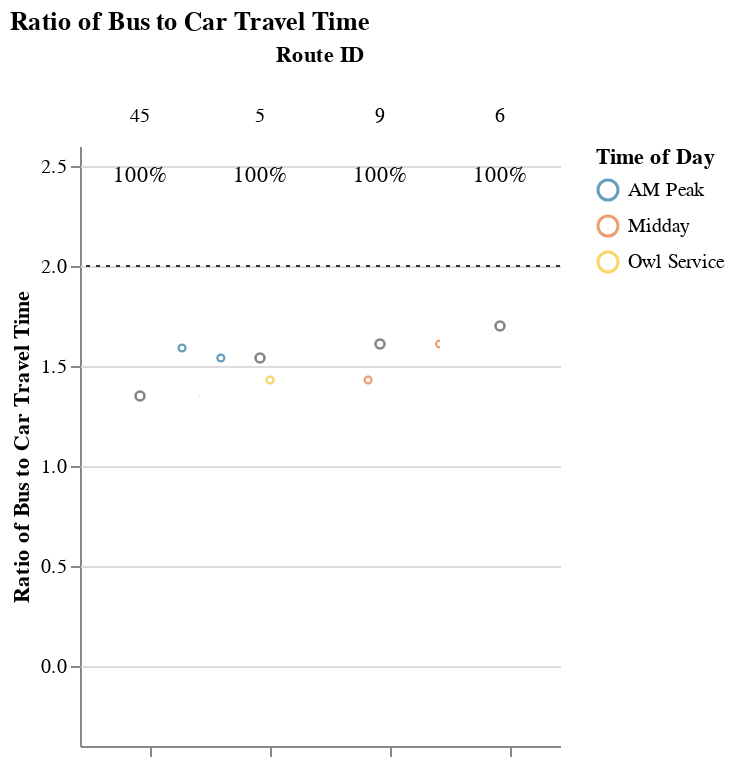
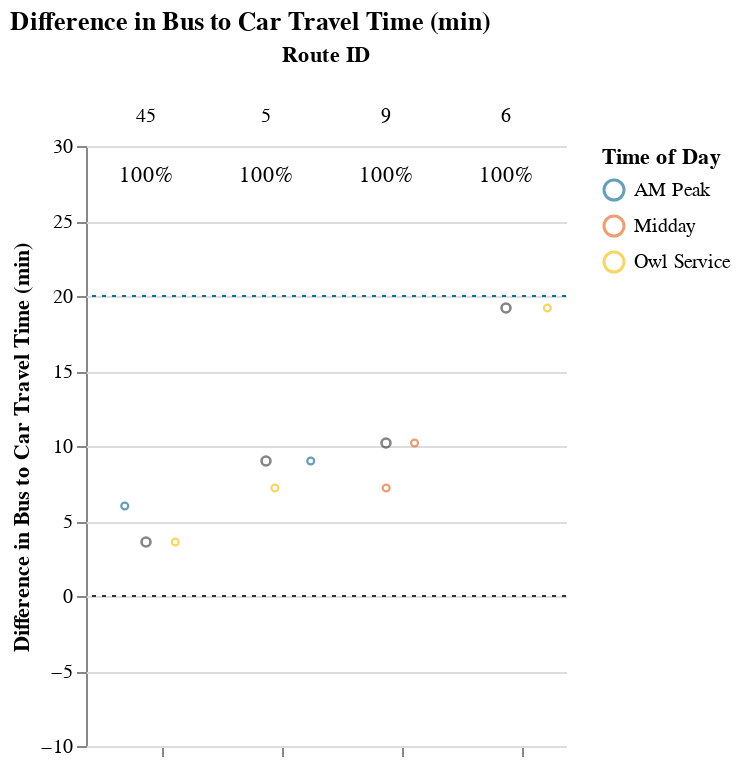

The notebook cell these images were saved under, in order:
### Markdown cell above
## Viable Competitive Routes
### Short Routes (< 1 hr)

### Code cell
# Allow for possibility that operator doesn't have routes that fall into certain route_groups
# But, jupyterbook will not like markdown with f-string
# separate out route_group and put in each cell, and use try/except + if to display...
# but all 3 route groups must be displayed. just add sentence about why no routes were returned at the end
route_group = "short"
try:
    subset_routes, mult, diff  = setup_charts(df, PCT_COMPETITIVE_THRESHOLD, route_group)
    
    if len(subset_routes) > 0:
        display(
            Markdown(
                f"{CAPTIONS_DICT[route_group]}"
                "Within each route group, routes are sorted in descending order "
                "by % competitive trips and # trips below the additional time cut-off."
            )
        )

        display(mult)
        display(diff)
except:
    print("No routes meet this criteria.")

### Figure 1 — Vega-Lite specification as saved in the notebook (floating-point values rounded to 4 significant figures)
{"config": {"view": {"continuousWidth": 400, "continuousHeight": 300, "stroke": null}, "facet": {"spacing": 0}}, "data": {"name": "data-950f0fe15f3845a26e8cf1d897c2b307"}, "facet": {"column": {"field": "route_id", "sort": ["45", "5", "9", "6"], "title": "Route ID", "type": "nominal"}}, "spec": {"layer": [{"mark": {"type": "point", "opacity": 0.65, "size": 12, "strokeWidth": 1.1}, "encoding": {"color": {"field": "time_of_day", "scale": {"range": ["#136C97", "#E16B26", "#F6BF16", "#00896B", "#7790A3", "#5B559C"]}, "sort": ["AM Peak", "Midday", "PM Peak", "Owl Service"], "title": "Time of Day", "type": "nominal"}, "tooltip": [{"field": "route_id", "type": "nominal"}, {"field": "trip_id", "type": "nominal"}, {"field": "service_hours", "type": "quantitative"}, {"field": "car_duration_hours", "type": "quantitative"}, {"field": "bus_multiplier", "type": "quantitative"}, {"field": "bus_difference", "type": "quantitative"}, {"field": "num_trips", "type": "quantitative"}, {"field": "num_competitive", "type": "quantitative"}, {"field": "pct_trips_competitive", "type": "quantitative"}, {"field": "p25", "type": "quantitative"}, {"field": "p50", "type": "quantitative"}, {"field": "p75", "type": "quantitative"}], "x": {"axis": {"grid": false, "labels": false, "ticks": true, "values": [0]}, "field": "jitter", "scale": {}, "title": null, "type": "quantitative"}, "y": {"field": "bus_multiplier", "scale": {"domain": [-0.25, 2.5]}, "title": "Ratio of Bus to Car Travel Time", "type": "quantitative"}}, "selection": {"selector001": {"type": "interval", "bind": "scales", "encodings": ["x", "y"]}}, "transform": [{"calculate": "sqrt(-2*log(random()))*cos(2*PI*random())", "as": "jitter"}], "width": 60}, {"layer": [{"mark": {"type": "point", "opacity": 0.6, "size": 20, "strokeWidth": 1.3}, "encoding": {"color": {"value": "#323434"}, "y": {"field": "bus_multiplier", "type": "quantitative"}}, "transform": [{"filter": "(datum.p50_trip === 1)"}]}, {"mark": {"type": "rule", "strokeDash": [2, 3]}, "encoding": {"color": {"value": "#323434"}, "y": {"field": "cutoff", "type": "quantitative"}}}, {"mark": {"type": "text", "align": "center", "baseline": "middle"}, "encoding": {"color": {"value": "black"}, "text": {"field": "pct_trips_competitive", "format": ".0%", "type": "quantitative"}, "tooltip": [{"field": "route_id", "type": "nominal"}, {"field": "trip_id", "type": "nominal"}, {"field": "service_hours", "type": "quantitative"}, {"field": "car_duration_hours", "type": "quantitative"}, {"field": "bus_multiplier", "type": "quantitative"}, {"field": "bus_difference", "type": "quantitative"}, {"field": "num_trips", "type": "quantitative"}, {"field": "num_competitive", "type": "quantitative"}, {"field": "pct_trips_competitive", "type": "quantitative"}, {"field": "p25", "type": "quantitative"}, {"field": "p50", "type": "quantitative"}, {"field": "p75", "type": "quantitative"}], "x": {"value": 30}, "y": {"value": 15}}, "transform": [{"calculate": "sqrt(-2*log(random()))*cos(2*PI*random())", "as": "jitter"}, {"filter": "(datum.fastest_trip === 1)"}]}]}]}, "resolve": {"scale": {"y": "shared"}}, "title": "Ratio of Bus to Car Travel Time", "$schema": "https://vega.github.io/schema/vega-lite/v4.17.0.json", "datasets": {"data-950f0fe15f3845a26e8cf1d897c2b307": [{"calitp_itp_id": 168, "trip_key": 2199239617006018366, "trip_id": "5016351", "shape_id": "45 171689", "route_id": "45", "service_hours": 0.23, "trip_first_departure_ts": 22380, "trip_last_arrival_ts": 23220, "departure_hour": 6, "time_of_day": "Owl Service", "p25": 0.24, "p50": 0.25, "p75": 0.26, "p50_trip": 1, "fastest_trip": 1, "car_duration_hours": 0.17, "competitive_route": 1, "bus_multiplier": 1.35, "bus_difference": 3.6, "num_trips": 2, "num_competitive": 2, "pct_trips_competitive": 1.0, "bus_difference_spread": 2.4, "route_group": "short", "max_trip_hrs": 0.27, "max_trip_route_group": 0.82, "name": "City of Lodi", "caltrans_district": "10 - Stockton", "drmt_organization_name": null, "cutoff2": 20, "cutoff": 2}, {"calitp_itp_id": 168, "trip_key": 6442362743022621027, "trip_id": "7901478", "shape_id": "45 171689", "route_id": "45", "service_hours": 0.27, "trip_first_departure_ts": 27000, "trip_last_arrival_ts": 27960, "departure_hour": 7, "time_of_day": "AM Peak", "p25": 0.24, "p50": 0.25, "p75": 0.26, "p50_trip": 0, "fastest_trip": 0, "car_duration_hours": 0.17, "competitive_route": 1, "bus_multiplier": 1.59, "bus_difference": 6.0, "num_trips": 2, "num_competitive": 2, "pct_trips_competitive": 1.0, "bus_difference_spread": 2.4, "route_group": "short", "max_trip_hrs": 0.27, "max_trip_route_group": 0.82, "name": "City of Lodi", "caltrans_district": "10 - Stockton", "drmt_organization_name": null, "cutoff2": 20, "cutoff": 2}, {"calitp_itp_id": 168, "trip_key": -133091918511425829, "trip_id": "5024867", "shape_id": "5 171692", "route_id": "5", "service_hours": 0.4, "trip_first_departure_ts": 22500, "trip_last_arrival_ts": 23940, "departure_hour": 6, "time_of_day": "Owl Service", "p25": 0.4075, "p50": 0.415, "p75": 0.4225, "p50_trip": 0, "fastest_trip": 1, "car_duration_hours": 0.28, "competitive_route": 1, "bus_multiplier": 1.43, "bus_difference": 7.2, "num_trips": 2, "num_competitive": 2, "pct_trips_competitive": 1.0, "bus_difference_spread": 1.8, "route_group": "short", "max_trip_hrs": 0.43, "max_trip_route_group": 0.82, "name": "City of Lodi", "caltrans_district": "10 - Stockton", "drmt_organization_name": null, "cutoff2": 20, "cutoff": 2}, {"calitp_itp_id": 168, "trip_key": -3347287698096008956, "trip_id": "5024869", "shape_id": "5 171692", "route_id": "5", "service_hours": 0.43, "trip_first_departure_ts": 26400, "trip_last_arrival_ts": 27960, "departure_hour": 7, "time_of_day": "AM Peak", "p25": 0.4075, "p50": 0.415, "p75": 0.4225, "p50_trip": 1, "fastest_trip": 0, "car_duration_hours": 0.28, "competitive_route": 1, "bus_multiplier": 1.54, "bus_difference": 9.0, "num_trips": 2, "num_competitive": 2, "pct_trips_competitive": 1.0, "bus_difference_spread": 1.8, "route_group": "short", "max_trip_hrs": 0.43, "max_trip_route_group": 0.82, "name": "City of Lodi", "caltrans_district": "10 - Stockton", "drmt_organization_name": null, "cutoff2": 20, "cutoff": 2}, {"calitp_itp_id": 168, "trip_key": -1100885806102794017, "trip_id": "5024837", "shape_id": "6 171696", "route_id": "6", "service_hours": 0.78, "trip_first_departure_ts": 23400, "trip_last_arrival_ts": 26220, "departure_hour": 6, "time_of_day": "Owl Service", "p25": 0.78, "p50": 0.78, "p75": 0.78, "p50_trip": 1, "fastest_trip": 1, "car_duration_hours": 0.46, "competitive_route": 1, "bus_multiplier": 1.7, "bus_difference": 19.2, "num_trips": 1, "num_competitive": 1, "pct_trips_competitive": 1.0, "bus_difference_spread": 0.0, "route_group": "short", "max_trip_hrs": 0.78, "max_trip_route_group": 0.82, "name": "City of Lodi", "caltrans_district": "10 - Stockton", "drmt_organization_name": null, "cutoff2": 20, "cutoff": 2}, {"calitp_itp_id": 168, "trip_key": -764000840965944519, "trip_id": "5024871", "shape_id": "9 171687", "route_id": "9", "service_hours": 0.4, "trip_first_departure_ts": 51600, "trip_last_arrival_ts": 53040, "departure_hour": 14, "time_of_day": "Midday", "p25": 0.4125, "p50": 0.425, "p75": 0.4375, "p50_trip": 0, "fastest_trip": 1, "car_duration_hours": 0.28, "competitive_route": 1, "bus_multiplier": 1.43, "bus_difference": 7.2, "num_trips": 2, "num_competitive": 2, "pct_trips_competitive": 1.0, "bus_difference_spread": 3.0, "route_group": "short", "max_trip_hrs": 0.45, "max_trip_route_group": 0.82, "name": "City of Lodi", "caltrans_district": "10 - Stockton", "drmt_organization_name": null, "cutoff2": 20, "cutoff": 2}, {"calitp_itp_id": 168, "trip_key": -8611148177880385172, "trip_id": "5024872", "shape_id": "9 171687", "route_id": "9", "service_hours": 0.45, "trip_first_departure_ts": 53400, "trip_last_arrival_ts": 55020, "departure_hour": 14, "time_of_day": "Midday", "p25": 0.4125, "p50": 0.425, "p75": 0.4375, "p50_trip": 1, "fastest_trip": 0, "car_duration_hours": 0.28, "competitive_route": 1, "bus_multiplier": 1.61, "bus_difference": 10.2, "num_trips": 2, "num_competitive": 2, "pct_trips_competitive": 1.0, "bus_difference_spread": 3.0, "route_group": "short", "max_trip_hrs": 0.45, "max_trip_route_group": 0.82, "name": "City of Lodi", "caltrans_district": "10 - Stockton", "drmt_organization_name": null, "cutoff2": 20, "cutoff": 2}]}}

### Figure 2 — Vega-Lite specification as saved in the notebook (floating-point values rounded to 4 significant figures)
{"config": {"view": {"continuousWidth": 400, "continuousHeight": 300, "stroke": null}, "facet": {"spacing": 0}}, "data": {"name": "data-4776572e7a207438b102f9f4dac00a2d"}, "facet": {"column": {"field": "route_id", "sort": ["45", "5", "9", "6"], "title": "Route ID", "type": "nominal"}}, "spec": {"layer": [{"mark": {"type": "point", "opacity": 0.65, "size": 12, "strokeWidth": 1.1}, "encoding": {"color": {"field": "time_of_day", "scale": {"range": ["#136C97", "#E16B26", "#F6BF16", "#00896B", "#7790A3", "#5B559C"]}, "sort": ["AM Peak", "Midday", "PM Peak", "Owl Service"], "title": "Time of Day", "type": "nominal"}, "tooltip": [{"field": "route_id", "type": "nominal"}, {"field": "trip_id", "type": "nominal"}, {"field": "service_hours", "type": "quantitative"}, {"field": "car_duration_hours", "type": "quantitative"}, {"field": "bus_multiplier", "type": "quantitative"}, {"field": "bus_difference", "type": "quantitative"}, {"field": "num_trips", "type": "quantitative"}, {"field": "num_competitive", "type": "quantitative"}, {"field": "pct_trips_competitive", "type": "quantitative"}, {"field": "p25", "type": "quantitative"}, {"field": "p50", "type": "quantitative"}, {"field": "p75", "type": "quantitative"}], "x": {"axis": {"grid": false, "labels": false, "ticks": true, "values": [0]}, "field": "jitter", "scale": {}, "title": null, "type": "quantitative"}, "y": {"field": "bus_difference", "scale": {"domain": [-5, 25.0]}, "title": "Difference in Bus to Car Travel Time (min)", "type": "quantitative"}}, "selection": {"selector002": {"type": "interval", "bind": "scales", "encodings": ["x", "y"]}}, "transform": [{"calculate": "sqrt(-2*log(random()))*cos(2*PI*random())", "as": "jitter"}], "width": 60}, {"layer": [{"mark": {"type": "point", "opacity": 0.6, "size": 20, "strokeWidth": 1.3}, "encoding": {"color": {"value": "#323434"}, "y": {"field": "bus_difference", "type": "quantitative"}}, "transform": [{"filter": "(datum.p50_trip === 1)"}]}, {"mark": {"type": "rule", "strokeDash": [2, 3]}, "encoding": {"color": {"value": "#323434"}, "y": {"field": "cutoff", "type": "quantitative"}}}, {"mark": {"type": "rule", "strokeDash": [2, 3]}, "encoding": {"color": {"value": "#136C97"}, "y": {"field": "cutoff2", "type": "quantitative"}}}, {"mark": {"type": "text", "align": "center", "baseline": "middle"}, "encoding": {"color": {"value": "black"}, "text": {"field": "pct_trips_competitive", "format": ".0%", "type": "quantitative"}, "tooltip": [{"field": "route_id", "type": "nominal"}, {"field": "trip_id", "type": "nominal"}, {"field": "service_hours", "type": "quantitative"}, {"field": "car_duration_hours", "type": "quantitative"}, {"field": "bus_multiplier", "type": "quantitative"}, {"field": "bus_difference", "type": "quantitative"}, {"field": "num_trips", "type": "quantitative"}, {"field": "num_competitive", "type": "quantitative"}, {"field": "pct_trips_competitive", "type": "quantitative"}, {"field": "p25", "type": "quantitative"}, {"field": "p50", "type": "quantitative"}, {"field": "p75", "type": "quantitative"}], "x": {"value": 30}, "y": {"value": 15}}, "transform": [{"calculate": "sqrt(-2*log(random()))*cos(2*PI*random())", "as": "jitter"}, {"filter": "(datum.fastest_trip === 1)"}]}]}]}, "resolve": {"scale": {"y": "shared"}}, "title": "Difference in Bus to Car Travel Time (min)", "$schema": "https://vega.github.io/schema/vega-lite/v4.17.0.json", "datasets": {"data-4776572e7a207438b102f9f4dac00a2d": [{"calitp_itp_id": 168, "trip_key": 2199239617006018366, "trip_id": "5016351", "shape_id": "45 171689", "route_id": "45", "service_hours": 0.23, "trip_first_departure_ts": 22380, "trip_last_arrival_ts": 23220, "departure_hour": 6, "time_of_day": "Owl Service", "p25": 0.24, "p50": 0.25, "p75": 0.26, "p50_trip": 1, "fastest_trip": 1, "car_duration_hours": 0.17, "competitive_route": 1, "bus_multiplier": 1.35, "bus_difference": 3.6, "num_trips": 2, "num_competitive": 2, "pct_trips_competitive": 1.0, "bus_difference_spread": 2.4, "route_group": "short", "max_trip_hrs": 0.27, "max_trip_route_group": 0.82, "name": "City of Lodi", "caltrans_district": "10 - Stockton", "drmt_organization_name": null, "cutoff2": 20, "cutoff": 0}, {"calitp_itp_id": 168, "trip_key": 6442362743022621027, "trip_id": "7901478", "shape_id": "45 171689", "route_id": "45", "service_hours": 0.27, "trip_first_departure_ts": 27000, "trip_last_arrival_ts": 27960, "departure_hour": 7, "time_of_day": "AM Peak", "p25": 0.24, "p50": 0.25, "p75": 0.26, "p50_trip": 0, "fastest_trip": 0, "car_duration_hours": 0.17, "competitive_route": 1, "bus_multiplier": 1.59, "bus_difference": 6.0, "num_trips": 2, "num_competitive": 2, "pct_trips_competitive": 1.0, "bus_difference_spread": 2.4, "route_group": "short", "max_trip_hrs": 0.27, "max_trip_route_group": 0.82, "name": "City of Lodi", "caltrans_district": "10 - Stockton", "drmt_organization_name": null, "cutoff2": 20, "cutoff": 0}, {"calitp_itp_id": 168, "trip_key": -133091918511425829, "trip_id": "5024867", "shape_id": "5 171692", "route_id": "5", "service_hours": 0.4, "trip_first_departure_ts": 22500, "trip_last_arrival_ts": 23940, "departure_hour": 6, "time_of_day": "Owl Service", "p25": 0.4075, "p50": 0.415, "p75": 0.4225, "p50_trip": 0, "fastest_trip": 1, "car_duration_hours": 0.28, "competitive_route": 1, "bus_multiplier": 1.43, "bus_difference": 7.2, "num_trips": 2, "num_competitive": 2, "pct_trips_competitive": 1.0, "bus_difference_spread": 1.8, "route_group": "short", "max_trip_hrs": 0.43, "max_trip_route_group": 0.82, "name": "City of Lodi", "caltrans_district": "10 - Stockton", "drmt_organization_name": null, "cutoff2": 20, "cutoff": 0}, {"calitp_itp_id": 168, "trip_key": -3347287698096008956, "trip_id": "5024869", "shape_id": "5 171692", "route_id": "5", "service_hours": 0.43, "trip_first_departure_ts": 26400, "trip_last_arrival_ts": 27960, "departure_hour": 7, "time_of_day": "AM Peak", "p25": 0.4075, "p50": 0.415, "p75": 0.4225, "p50_trip": 1, "fastest_trip": 0, "car_duration_hours": 0.28, "competitive_route": 1, "bus_multiplier": 1.54, "bus_difference": 9.0, "num_trips": 2, "num_competitive": 2, "pct_trips_competitive": 1.0, "bus_difference_spread": 1.8, "route_group": "short", "max_trip_hrs": 0.43, "max_trip_route_group": 0.82, "name": "City of Lodi", "caltrans_district": "10 - Stockton", "drmt_organization_name": null, "cutoff2": 20, "cutoff": 0}, {"calitp_itp_id": 168, "trip_key": -1100885806102794017, "trip_id": "5024837", "shape_id": "6 171696", "route_id": "6", "service_hours": 0.78, "trip_first_departure_ts": 23400, "trip_last_arrival_ts": 26220, "departure_hour": 6, "time_of_day": "Owl Service", "p25": 0.78, "p50": 0.78, "p75": 0.78, "p50_trip": 1, "fastest_trip": 1, "car_duration_hours": 0.46, "competitive_route": 1, "bus_multiplier": 1.7, "bus_difference": 19.2, "num_trips": 1, "num_competitive": 1, "pct_trips_competitive": 1.0, "bus_difference_spread": 0.0, "route_group": "short", "max_trip_hrs": 0.78, "max_trip_route_group": 0.82, "name": "City of Lodi", "caltrans_district": "10 - Stockton", "drmt_organization_name": null, "cutoff2": 20, "cutoff": 0}, {"calitp_itp_id": 168, "trip_key": -764000840965944519, "trip_id": "5024871", "shape_id": "9 171687", "route_id": "9", "service_hours": 0.4, "trip_first_departure_ts": 51600, "trip_last_arrival_ts": 53040, "departure_hour": 14, "time_of_day": "Midday", "p25": 0.4125, "p50": 0.425, "p75": 0.4375, "p50_trip": 0, "fastest_trip": 1, "car_duration_hours": 0.28, "competitive_route": 1, "bus_multiplier": 1.43, "bus_difference": 7.2, "num_trips": 2, "num_competitive": 2, "pct_trips_competitive": 1.0, "bus_difference_spread": 3.0, "route_group": "short", "max_trip_hrs": 0.45, "max_trip_route_group": 0.82, "name": "City of Lodi", "caltrans_district": "10 - Stockton", "drmt_organization_name": null, "cutoff2": 20, "cutoff": 0}, {"calitp_itp_id": 168, "trip_key": -8611148177880385172, "trip_id": "5024872", "shape_id": "9 171687", "route_id": "9", "service_hours": 0.45, "trip_first_departure_ts": 53400, "trip_last_arrival_ts": 55020, "departure_hour": 14, "time_of_day": "Midday", "p25": 0.4125, "p50": 0.425, "p75": 0.4375, "p50_trip": 1, "fastest_trip": 0, "car_duration_hours": 0.28, "competitive_route": 1, "bus_multiplier": 1.61, "bus_difference": 10.2, "num_trips": 2, "num_competitive": 2, "pct_trips_competitive": 1.0, "bus_difference_spread": 3.0, "route_group": "short", "max_trip_hrs": 0.45, "max_trip_route_group": 0.82, "name": "City of Lodi", "caltrans_district": "10 - Stockton", "drmt_organization_name": null, "cutoff2": 20, "cutoff": 0}]}}
